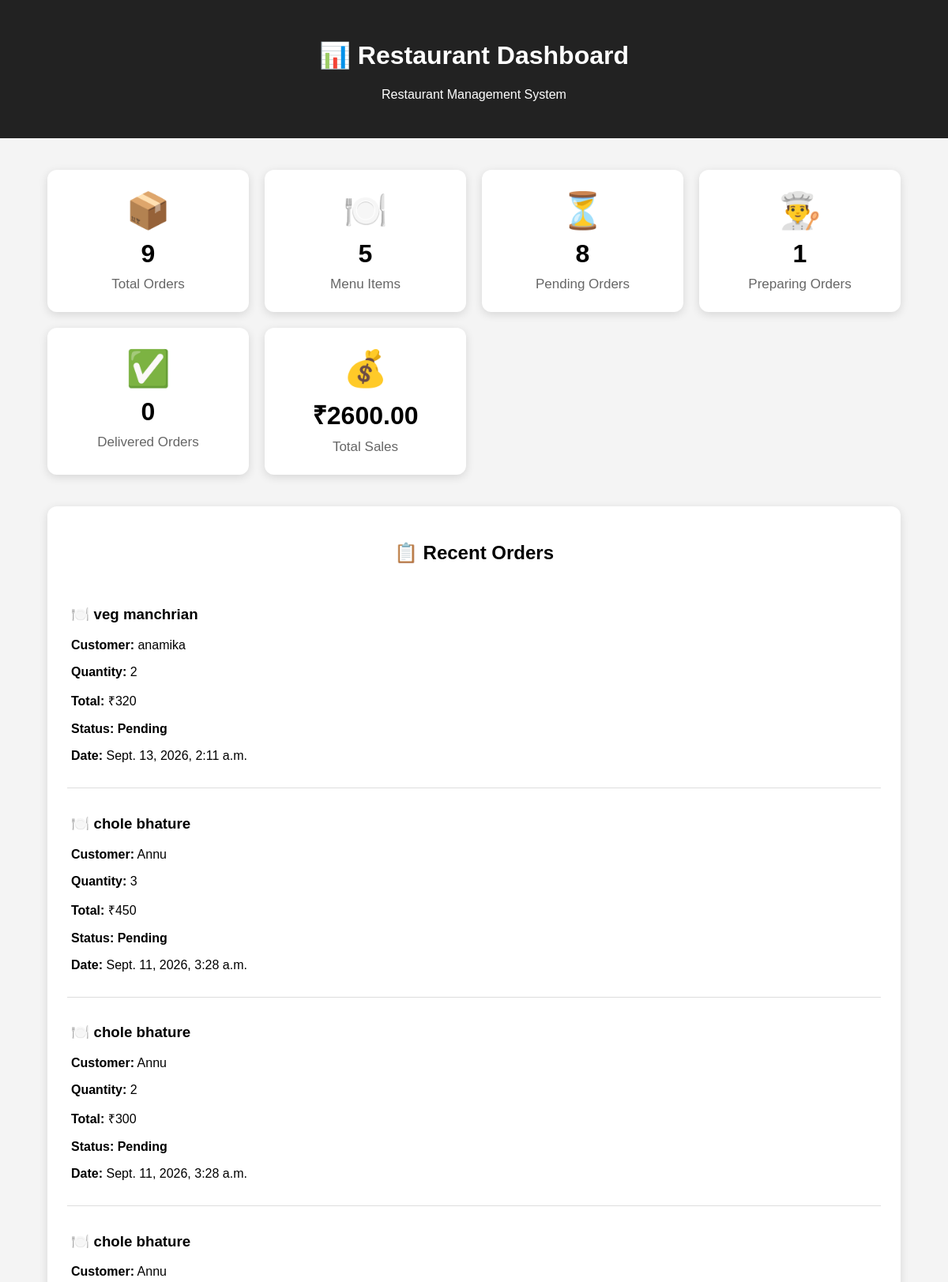
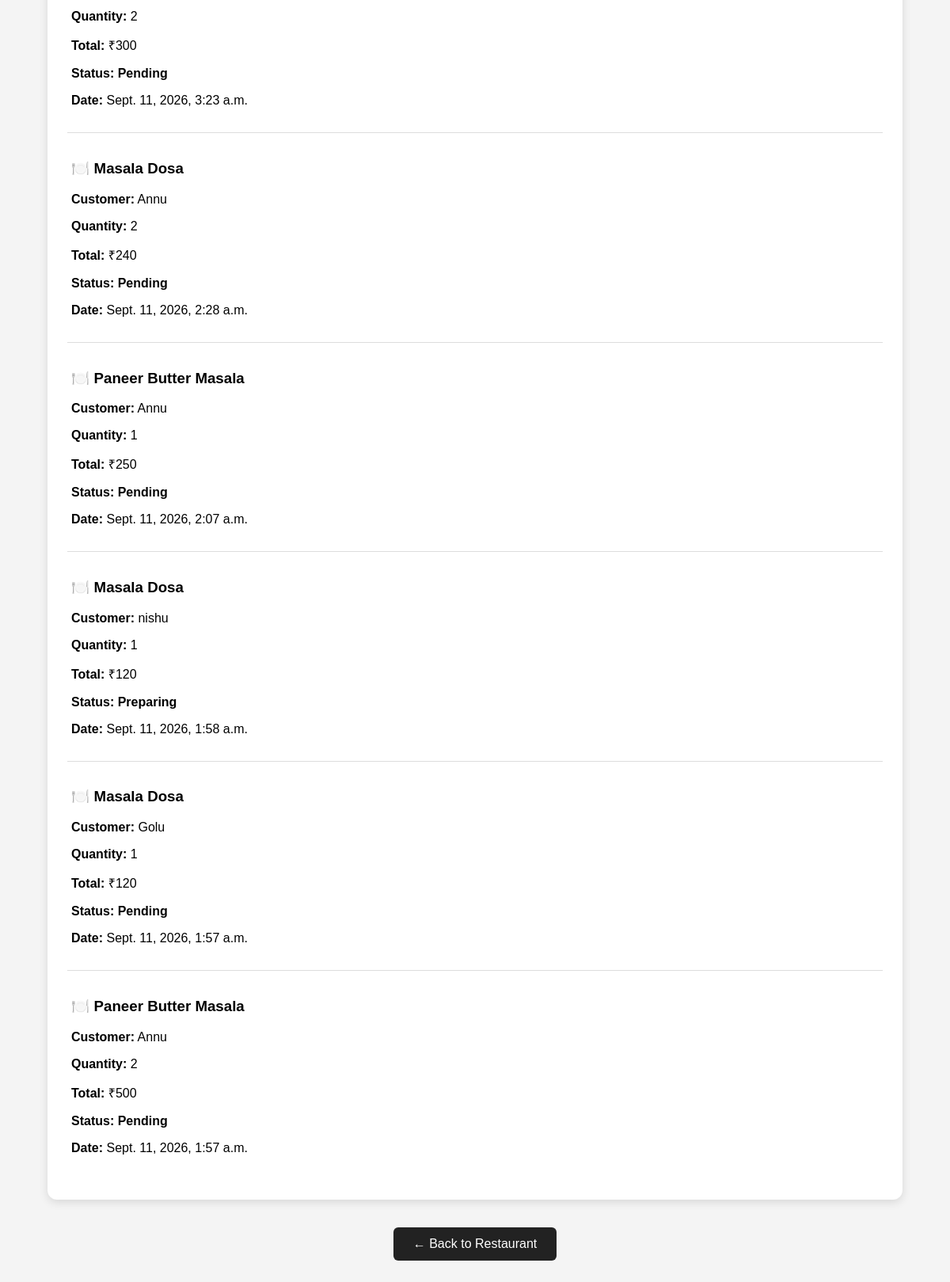
/dashboard/, run on the app's committed database (2 pictures, top to bottom).
### restaurant_app/models.py (models this page shows, shortened)
class Order(models.Model):
    customer_name = models.CharField(max_length=100)
    item = models.ForeignKey(MenuItem, on_delete=models.CASCADE)
    quantity = models.PositiveIntegerField(default=1)
    STATUS_CHOICES = [
        ('Pending', 'Pending'),
        ('Preparing', 'Preparing'),
        ('Delivered', 'Delivered'),
    ]
    status = models.CharField(
        max_length=20,
        choices=STATUS_CHOICES,
        default='Pending'
    )
    order_date = models.DateTimeField(auto_now_add=True)

class MenuItem(models.Model):
    name = models.CharField(max_length=100)
    description = models.TextField()
    price = models.DecimalField(max_digits=10, decimal_places=2)
    available = models.BooleanField(default=True)

### restaurant_app/views.py (the view)
# urls.py: path('dashboard/', views.dashboard, name='dashboard'),
def dashboard(request):
    total_orders = Order.objects.count()
    total_menu_items = MenuItem.objects.count()
    pending_orders = Order.objects.filter(status='Pending').count()
    preparing_orders = Order.objects.filter(status='Preparing').count()
    delivered_orders = Order.objects.filter(status='Delivered').count()
    total_sales = 0
    for order in Order.objects.all():
        total_sales += order.item.price * order.quantity
    recent_orders = Order.objects.all().select_related('item').order_by('-order_date')[:10]
    return render(request, 'restaurant_app/dashboard.html', {
        'total_orders': total_orders,
        'total_menu_items': total_menu_items,
        'pending_orders': pending_orders,
        'preparing_orders': preparing_orders,
        'delivered_orders': delivered_orders,
        'total_sales': total_sales,
        'recent_orders': recent_orders,
    })

### restaurant_app/templates/restaurant_app/dashboard.html (shortened to what this page needs)
<!DOCTYPE html>
<html>
<head>
</head>
<body>
<header>
    <h1>📊 Restaurant Dashboard</h1>
    <p>Restaurant Management System</p>
</header>
<div class="container">
    <div class="cards">
        <div class="card">
            <div class="icon">📦</div>
            <div class="number">{{ total_orders }}</div>
            <div class="label">Total Orders</div>
        </div>
        <div class="card">
            <div class="icon">🍽️</div>
            <div class="number">{{ total_menu_items }}</div>
            <div class="label">Menu Items</div>
        </div>
        <div class="card">
            <div class="icon">⏳</div>
            <div class="number">{{ pending_orders }}</div>
            <div class="label">Pending Orders</div>
        </div>
        <div class="card">
            <div class="icon">👨‍🍳</div>
            <div class="number">{{ preparing_orders }}</div>
            <div class="label">Preparing Orders</div>
        </div>
        <div class="card">
            <div class="icon">✅</div>
            <div class="number">{{ delivered_orders }}</div>
            <div class="label">Delivered Orders</div>
        </div>
        <div class="card">
            <div class="icon">💰</div>
            <div class="number">₹{{ total_sales }}</div>
            <div class="label">Total Sales</div>
        </div>
    </div>
    <div class="recent">
        <h2>📋 Recent Orders</h2>
        {% for order in recent_orders %}
        <div class="order">
            <h3>🍽️ {{ order.item.name }}</h3>
            <p>
                <strong>Customer:</strong>
                {{ order.customer_name }}
            </p>
            <p>
                <strong>Quantity:</strong>
                {{ order.quantity }}
            </p>
            <p>
                <strong>Total:</strong>
                ₹{% widthratio order.item.price 1 order.quantity %}
            </p>
            <p class="status">
                <strong>Status:</strong>
                {{ order.status }}
            </p>
            <p>
                <strong>Date:</strong>
                {{ order.order_date }}
            </p>
        </div>
        {% empty %}
        <p style="text-align:center;">
            No orders available.
        </p>
        {% endfor %}
    </div>
    <a class="back" href="/">
        ← Back to Restaurant
    </a>
</div>
</body>
</html>

### restaurant_app/templates/restaurant_app/dashboard.html (style rules this page uses)
body { margin: 0; font-family: Arial, sans-serif; background: #f4f4f4; }
header { background: #222; color: white; text-align: center; padding: 30px; }
.container { width: 90%; max-width: 1100px; margin: 40px auto; }
.cards { display: grid; grid-template-columns: repeat(auto-fit, minmax(220px, 1fr)); gap: 20px; }
.card { background: white; padding: 25px; border-radius: 12px; text-align: center; box-shadow: 0 3px 12px rgba(0,0,0,0.12); }
.icon { font-size: 45px; }
.number { font-size: 32px; font-weight: bold; margin: 10px 0; }
.label { color: #666; font-size: 17px; }
.recent { background: white; margin-top: 40px; padding: 25px; border-radius: 12px; box-shadow: 0 3px 12px rgba(0,0,0,0.12); }
.recent h2 { text-align: center; }
.order { border-bottom: 1px solid #ddd; padding: 15px 5px; }
.order:last-child { border-bottom: none; }
.status { font-weight: bold; }
.back { display: block; width: fit-content; margin: 35px auto; padding: 12px 25px; background: #222; color: white; text-decoration: none; border-radius: 6px; }

### data on the page
Order: item.name "veg manchrian", customer_name "anamika", quantity "2", item+quantity "320", status "Pending", order_date "Sept. 13, 2026, 2:11 a.m."
Order: item.name "chole bhature", customer_name "Annu", quantity "3", item+quantity "450", status "Pending", order_date "Sept. 11, 2026, 3:28 a.m."
Order: item.name "chole bhature", customer_name "Annu", quantity "2", item+quantity "300", status "Pending", order_date "Sept. 11, 2026, 3:28 a.m."
Order: item.name "chole bhature", customer_name "Annu", quantity "2", item+quantity "300", status "Pending", order_date "Sept. 11, 2026, 3:23 a.m."
Order: item.name "Masala Dosa", customer_name "Annu", quantity "2", item+quantity "240", status "Pending", order_date "Sept. 11, 2026, 2:28 a.m."
Order: item.name "Paneer Butter Masala", customer_name "Annu", quantity "1", item+quantity "250", status "Pending", order_date "Sept. 11, 2026, 2:07 a.m."
Order: item.name "Masala Dosa", customer_name "nishu", quantity "1", item+quantity "120", status "Preparing", order_date "Sept. 11, 2026, 1:58 a.m."
Order: item.name "Masala Dosa", customer_name "Golu", quantity "1", item+quantity "120", status "Pending", order_date "Sept. 11, 2026, 1:57 a.m."
Order: item.name "Paneer Butter Masala", customer_name "Annu", quantity "2", item+quantity "500", status "Pending", order_date "Sept. 11, 2026, 1:57 a.m."

### other printed values
{{ total_orders }} "9"
{{ total_menu_items }} "5"
{{ pending_orders }} "8"
{{ preparing_orders }} "1"
{{ delivered_orders }} "0"
{{ total_sales }} "2600.00"
